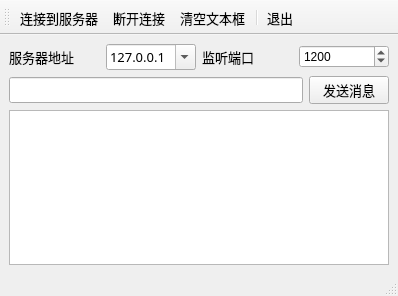
<?xml version="1.0" encoding="UTF-8"?>
<ui version="4.0">
 <class>MainWindow</class>
 <widget class="QMainWindow" name="MainWindow">
  <property name="geometry">
   <rect>
    <x>0</x>
    <y>0</y>
    <width>398</width>
    <height>296</height>
   </rect>
  </property>
  <property name="windowTitle">
   <string>MainWindow</string>
  </property>
  <widget class="QWidget" name="centralwidget">
   <layout class="QVBoxLayout" name="verticalLayout">
    <item>
     <layout class="QHBoxLayout" name="horizontalLayout_2">
      <item>
       <widget class="QLabel" name="label">
        <property name="font">
         <font>
          <family>微软雅黑</family>
          <pointsize>10</pointsize>
         </font>
        </property>
        <property name="text">
         <string>服务器地址</string>
        </property>
       </widget>
      </item>
      <item>
       <widget class="QComboBox" name="comboServer">
        <property name="font">
         <font>
          <family>微软雅黑</family>
          <pointsize>10</pointsize>
         </font>
        </property>
        <property name="editable">
         <bool>true</bool>
        </property>
        <property name="duplicatesEnabled">
         <bool>false</bool>
        </property>
        <property name="frame">
         <bool>true</bool>
        </property>
        <item>
         <property name="text">
          <string>127.0.0.1</string>
         </property>
        </item>
       </widget>
      </item>
      <item>
       <widget class="QLabel" name="label_2">
        <property name="font">
         <font>
          <family>微软雅黑</family>
          <pointsize>10</pointsize>
         </font>
        </property>
        <property name="text">
         <string>监听端口</string>
        </property>
       </widget>
      </item>
      <item>
       <widget class="QSpinBox" name="spinPort">
        <property name="maximum">
         <number>65539</number>
        </property>
        <property name="value">
         <number>1200</number>
        </property>
       </widget>
      </item>
     </layout>
    </item>
    <item>
     <layout class="QHBoxLayout" name="horizontalLayout">
      <item>
       <widget class="QLineEdit" name="editMsg">
        <property name="font">
         <font>
          <family>微软雅黑</family>
          <pointsize>10</pointsize>
         </font>
        </property>
       </widget>
      </item>
      <item>
       <widget class="QPushButton" name="btnSend">
        <property name="font">
         <font>
          <family>微软雅黑</family>
          <pointsize>10</pointsize>
         </font>
        </property>
        <property name="text">
         <string>发送消息</string>
        </property>
       </widget>
      </item>
     </layout>
    </item>
    <item>
     <widget class="QPlainTextEdit" name="plainTextEdit"/>
    </item>
   </layout>
  </widget>
  <widget class="QMenuBar" name="menubar">
   <property name="geometry">
    <rect>
     <x>0</x>
     <y>0</y>
     <width>398</width>
     <height>26</height>
    </rect>
   </property>
  </widget>
  <widget class="QStatusBar" name="statusbar"/>
  <widget class="QToolBar" name="toolBar">
   <property name="font">
    <font>
     <family>微软雅黑</family>
     <pointsize>10</pointsize>
    </font>
   </property>
   <property name="windowTitle">
    <string>toolBar</string>
   </property>
   <property name="toolButtonStyle">
    <enum>Qt::ToolButtonTextUnderIcon</enum>
   </property>
   <attribute name="toolBarArea">
    <enum>TopToolBarArea</enum>
   </attribute>
   <attribute name="toolBarBreak">
    <bool>false</bool>
   </attribute>
   <addaction name="actConnect"/>
   <addaction name="actDisconnect"/>
   <addaction name="actClear"/>
   <addaction name="separator"/>
   <addaction name="actQuit"/>
  </widget>
  <action name="actConnect">
   <property name="icon">
    <iconset resource="res.qrc">
     <normaloff>:/images/images/051.JPG</normaloff>:/images/images/051.JPG</iconset>
   </property>
   <property name="text">
    <string>连接到服务器</string>
   </property>
   <property name="toolTip">
    <string>连接到TCP服务器</string>
   </property>
  </action>
  <action name="actDisconnect">
   <property name="icon">
    <iconset resource="res.qrc">
     <normaloff>:/images/images/075.JPG</normaloff>:/images/images/075.JPG</iconset>
   </property>
   <property name="text">
    <string>断开连接</string>
   </property>
   <property name="toolTip">
    <string>断开TCP连接</string>
   </property>
  </action>
  <action name="actQuit">
   <property name="icon">
    <iconset resource="res.qrc">
     <normaloff>:/images/images/132.bmp</normaloff>:/images/images/132.bmp</iconset>
   </property>
   <property name="text">
    <string>退出</string>
   </property>
   <property name="toolTip">
    <string>退出本程序</string>
   </property>
  </action>
  <action name="actClear">
   <property name="icon">
    <iconset resource="res.qrc">
     <normaloff>:/images/images/212.bmp</normaloff>:/images/images/212.bmp</iconset>
   </property>
   <property name="text">
    <string>清空文本框</string>
   </property>
   <property name="toolTip">
    <string>清空文本框</string>
   </property>
  </action>
 </widget>
 <resources>
  <include location="res.qrc"/>
 </resources>
 <connections>
  <connection>
   <sender>actQuit</sender>
   <signal>triggered()</signal>
   <receiver>MainWindow</receiver>
   <slot>close()</slot>
   <hints>
    <hint type="sourcelabel">
     <x>-1</x>
     <y>-1</y>
    </hint>
    <hint type="destinationlabel">
     <x>399</x>
     <y>299</y>
    </hint>
   </hints>
  </connection>
 </connections>
</ui>
